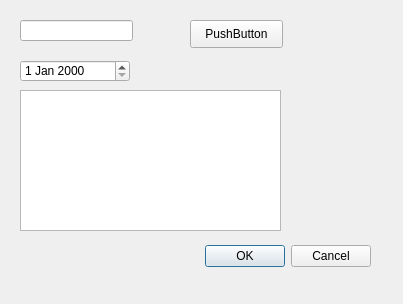
<?xml version="1.0" encoding="UTF-8"?>
<ui version="4.0">
 <class>Dialog</class>
 <widget class="QDialog" name="Dialog">
  <property name="geometry">
   <rect>
    <x>0</x>
    <y>0</y>
    <width>403</width>
    <height>304</height>
   </rect>
  </property>
  <property name="windowTitle">
   <string>Dialog</string>
  </property>
  <widget class="QDialogButtonBox" name="buttonBox">
   <property name="geometry">
    <rect>
     <x>30</x>
     <y>240</y>
     <width>341</width>
     <height>32</height>
    </rect>
   </property>
   <property name="orientation">
    <enum>Qt::Horizontal</enum>
   </property>
   <property name="standardButtons">
    <set>QDialogButtonBox::Cancel|QDialogButtonBox::Ok</set>
   </property>
  </widget>
  <widget class="QLineEdit" name="employeeIDLineEdit">
   <property name="geometry">
    <rect>
     <x>20</x>
     <y>20</y>
     <width>113</width>
     <height>21</height>
    </rect>
   </property>
  </widget>
  <widget class="QDateEdit" name="dateEdit">
   <property name="geometry">
    <rect>
     <x>20</x>
     <y>60</y>
     <width>110</width>
     <height>22</height>
    </rect>
   </property>
  </widget>
  <widget class="QTextBrowser" name="resultTextBrowser">
   <property name="geometry">
    <rect>
     <x>20</x>
     <y>90</y>
     <width>261</width>
     <height>141</height>
    </rect>
   </property>
  </widget>
  <widget class="QPushButton" name="queryButton">
   <property name="geometry">
    <rect>
     <x>190</x>
     <y>20</y>
     <width>93</width>
     <height>28</height>
    </rect>
   </property>
   <property name="text">
    <string>PushButton</string>
   </property>
  </widget>
 </widget>
 <resources/>
 <connections>
  <connection>
   <sender>buttonBox</sender>
   <signal>accepted()</signal>
   <receiver>Dialog</receiver>
   <slot>accept()</slot>
   <hints>
    <hint type="sourcelabel">
     <x>248</x>
     <y>254</y>
    </hint>
    <hint type="destinationlabel">
     <x>157</x>
     <y>274</y>
    </hint>
   </hints>
  </connection>
  <connection>
   <sender>buttonBox</sender>
   <signal>rejected()</signal>
   <receiver>Dialog</receiver>
   <slot>reject()</slot>
   <hints>
    <hint type="sourcelabel">
     <x>316</x>
     <y>260</y>
    </hint>
    <hint type="destinationlabel">
     <x>286</x>
     <y>274</y>
    </hint>
   </hints>
  </connection>
 </connections>
</ui>
